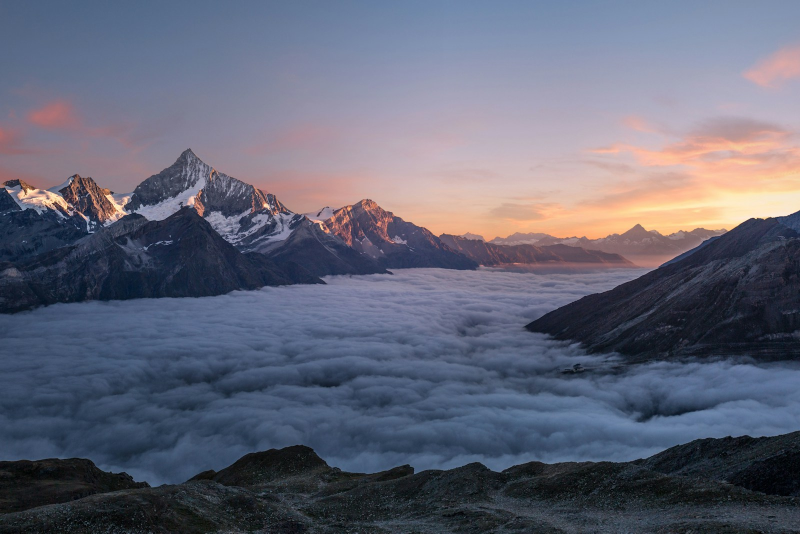
#> input picture assets/Images/mist-valley.jpg, 1600 x 1067 px (shown at 1/2 size)
$ python -i analyze.py   (imports and definitions only)
#> lines starting #> are read from the running program, lines starting #| are printed output that depends on the picture
"""
Local heuristic image analysis (no cloud AI).

Uses Pillow + numpy-free stats from pixel samples.
Estimates technical qualities and content tags with confidence scores.
Never permanently rejects — results are advisory for owner review.
"""
from __future__ import annotations

import logging
import math
import subprocess
import tempfile
from pathlib import Path
from typing import Any

log = logging.getLogger("photo_pipeline.analyze")

CONTENT_TAGS = (
    "sky",
    "water",
    "flowers",
    "mushrooms",
    "trees",
    "birds",
    "mammals",
    "macro",
    "landscape",
    "night",
    "weather",
    "trail",
    "river",
    "lake",
    "mountain",
    "people",
    "vehicles",
    "buildings",
    "dogs",
    "screenshots",
    "documents",
)

IMAGE_EXTS = {".jpg", ".jpeg", ".png", ".heif", ".hif", ".webp", ".tif", ".tiff"}
RAW_EXTS = {".arw", ".cr2", ".nef", ".dng", ".orf", ".rw2"}
VIDEO_EXTS = {".mov", ".mp4"}


def analyze_image(path: Path, metadata: dict | None = None) -> dict[str, Any]:
    """
    Analyze a still image (or RAW via embedded preview).
    Returns structured estimates with confidences and explanations.
    """
#> called with path = '../assets/Images/mist-valley.jpg'
    path = Path(path)
    metadata = metadata or {}
    ext = path.suffix.lower()

    result: dict[str, Any] = {
        "engine": "waypoint-local-heuristics-v1",
        "source": str(path),
        "analyzable": False,
        "technical": {},
        "composition": {},
        "content": {},
        "notes": [],
    }

    if ext in VIDEO_EXTS:
        result["notes"].append("Video file — still analysis skipped; review manually.")
        result["content"] = {t: {"score": 0.0, "confidence": 0.0} for t in CONTENT_TAGS}
        return result

    work = _openable_image_path(path, ext)
    if work is None:
        result["notes"].append(
            "Could not open image for analysis (RAW without preview or unsupported)."
        )
        result["content"] = {t: {"score": 0.0, "confidence": 0.0} for t in CONTENT_TAGS}
        return result

    try:
        from PIL import Image, ImageFilter, ImageStat

        with Image.open(work) as im:
#> im is the input picture: PIL image 1600x1067 RGB; mean R, G, B 99, 101.5, 118.3
            im = im.convert("RGB")
            # Downsample for speed
            max_side = 640
            w, h = im.size
#> w = 1600; h = 1067
            scale = min(1.0, max_side / max(w, h))
#> scale = 0.4
            if scale < 1.0:
                im = im.resize((max(1, int(w * scale)), max(1, int(h * scale))), Image.Resampling.BILINEAR)
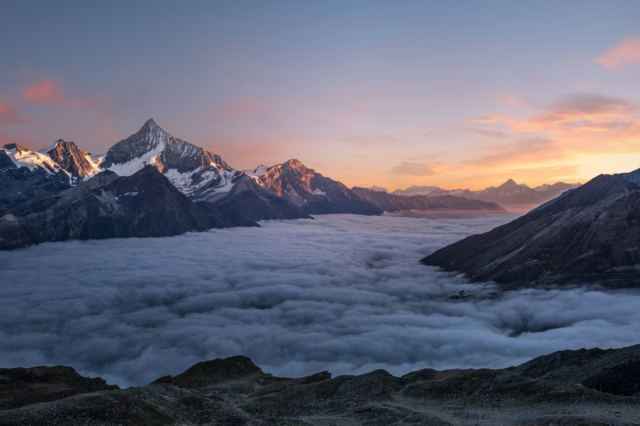
#> im: PIL image 640x426 RGB; mean R, G, B 99, 101.5, 118.3
            w, h = im.size
#> w = 640; h = 426
            pixels = list(im.getdata())
#> pixels = 272640 items
            n = len(pixels) or 1
#> n = 272640

            # Luminance / exposure
            luminances = [(0.299 * r + 0.587 * g + 0.114 * b) / 255.0 for r, g, b in pixels]
#> luminances = 272640 items
            mean_l = sum(luminances) / n
#> mean_l = 0.402
            var_l = sum((x - mean_l) ** 2 for x in luminances) / n
#> var_l = 0.0444
            std_l = math.sqrt(var_l)
#> std_l = 0.211

            # Exposure score: prefer mid-tones, penalize crush/clip
            dark = sum(1 for x in luminances if x < 0.05) / n
#> dark = 0.00619
            bright = sum(1 for x in luminances if x > 0.95) / n
#> bright = 0
            exposure_score = max(0.0, min(1.0, 1.0 - dark * 1.5 - bright * 1.5 - abs(mean_l - 0.45) * 0.8))
#> exposure_score = 0.953
            exposure_label = "balanced"
            if dark > 0.25:
                exposure_label = "underexposed"
            elif bright > 0.2:
                exposure_label = "overexposed"
            elif mean_l < 0.25:
                exposure_label = "dark"
            elif mean_l > 0.7:
                exposure_label = "bright"

            # Contrast from luminance std
            contrast_score = max(0.0, min(1.0, std_l / 0.28))
#> contrast_score = 0.753

            # Sharpness via Laplacian-ish (edge filter variance)
            edges = im.filter(ImageFilter.FIND_EDGES)
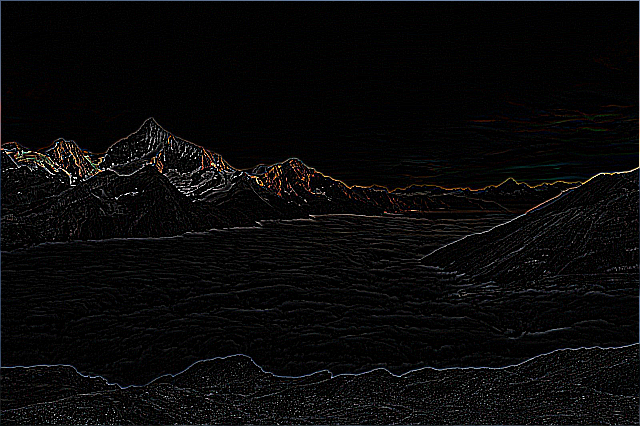
#> edges: PIL image 640x426 RGB; mean R, G, B 9.1, 8.8, 9.1
            edge_stat = ImageStat.Stat(edges)
            edge_mean = sum(edge_stat.mean) / 3.0
#> edge_mean = 8.98
            sharpness = max(0.0, min(1.0, edge_mean / 40.0))
#> sharpness = 0.224
            blur_score = 1.0 - sharpness
#> blur_score = 0.776

            # Noise proxy: high-frequency residual on small patch
            noise = _noise_estimate(im)
            noise_score = max(0.0, min(1.0, noise))

            result["technical"] = {
                "sharpness": {
                    "score": round(sharpness, 3),
                    "confidence": 0.65,
                    "explanation": f"Edge energy ≈ {edge_mean:.1f}; higher usually means sharper detail.",
                },
                "blur": {
                    "score": round(blur_score, 3),
                    "confidence": 0.65,
                    "explanation": "Inverse of sharpness estimate (motion/focus blur proxy).",
                },
                "noise": {
                    "score": round(noise_score, 3),
                    "confidence": 0.45,
                    "explanation": "Local pixel variation residual; elevated ISO often raises this.",
                },
                "exposure": {
                    "score": round(exposure_score, 3),
                    "confidence": 0.7,
                    "label": exposure_label,
                    "mean_luminance": round(mean_l, 3),
                    "clipped_dark_pct": round(dark * 100, 1),
                    "clipped_bright_pct": round(bright * 100, 1),
                    "explanation": f"Histogram suggests {exposure_label} (mean L={mean_l:.2f}).",
                },
                "contrast": {
                    "score": round(contrast_score, 3),
                    "confidence": 0.6,
                    "explanation": f"Luminance std={std_l:.3f}; mid-high contrast usually reads better on web.",
                },
            }

            # Composition heuristics
            third = _rule_of_thirds_interest(luminances, w, h)
            leading = _leading_lines_proxy(edges, w, h)
            subject = max(
                0.0,
                min(1.0, sharpness * 0.5 + third * 0.3 + (1 - noise_score) * 0.2),
            )

            result["composition"] = {
                "composition": {
                    "score": round(third, 3),
                    "confidence": 0.4,
                    "explanation": "Interest near thirds intersections (coarse proxy).",
                },
                "leading_lines": {
                    "score": round(leading, 3),
                    "confidence": 0.35,
                    "explanation": "Directional edge energy suggests line structure.",
                },
                "subject_isolation": {
                    "score": round(subject, 3),
                    "confidence": 0.35,
                    "explanation": "Blend of sharpness, thirds interest, and low noise.",
                },
            }

            # Content tags from color + EXIF cues (not ML classifiers)
            result["content"] = _content_tags(im, luminances, metadata, mean_l, sharpness, w, h)
            result["analyzable"] = True
            result["preview_used"] = str(work) != str(path)
            result["sample_size"] = {"width": w, "height": h}

    except Exception as exc:  # noqa: BLE001
        log.exception("Analysis failed for %s", path)
        result["notes"].append(f"Analysis error: {exc}")
        result["content"] = {t: {"score": 0.0, "confidence": 0.0} for t in CONTENT_TAGS}
    finally:
        if work and work != path and work.name.startswith("wp_preview_"):
            try:
                work.unlink(missing_ok=True)
            except OSError:
                pass

    return result


def _openable_image_path(path: Path, ext: str) -> Path | None:
    if ext in IMAGE_EXTS:
        return path
    if ext in RAW_EXTS:
        # Extract embedded JPEG via exiftool when available
        preview = _extract_raw_preview(path)
        return preview
    return None


def _extract_raw_preview(path: Path) -> Path | None:
    try:
        out = Path(tempfile.gettempdir()) / f"wp_preview_{path.stem}.jpg"
        for tag in ("PreviewImage", "JpgFromRaw", "ThumbnailImage"):
            proc = subprocess.run(
                ["exiftool", "-b", f"-{tag}", str(path)],
                check=False,
                capture_output=True,
                timeout=60,
            )
            if proc.returncode == 0 and proc.stdout and len(proc.stdout) > 1000:
                out.write_bytes(proc.stdout)
                return out
    except (OSError, subprocess.TimeoutExpired) as exc:
        log.debug("RAW preview extract failed: %s", exc)
    return None


def _noise_estimate(im) -> float:
    from PIL import Image, ImageFilter

    small = im.resize((128, 128), Image.Resampling.BILINEAR)
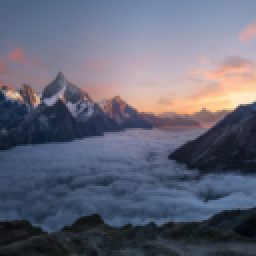
#> small: PIL image 128x128 RGB (shown 2 times larger); mean R, G, B 99, 101.5, 118.3
    blurred = small.filter(ImageFilter.GaussianBlur(radius=1.2))
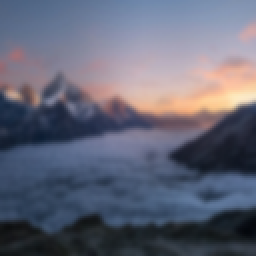
#> blurred: PIL image 128x128 RGB (shown 2 times larger); mean R, G, B 98.9, 101.5, 118.3
    a = list(small.getdata())
#> a = 16384 items, first 6: (76, 95, 125), (76, 95, 125), (77, 96, 126), (77, 96, 126), (77, 96, 128), (77, 97, 128)
    b = list(blurred.getdata())
#> b has the same summary as a
    n = len(a) or 1
#> n = 16384
    diff = sum(
        abs(a[i][0] - b[i][0]) + abs(a[i][1] - b[i][1]) + abs(a[i][2] - b[i][2])
        for i in range(n)
    ) / (n * 3 * 255)
#> diff = 0.0138
#> in analyze_image, `noise = _noise_estimate(im)`: noise = 0.111
    return min(1.0, diff * 8.0)


def _rule_of_thirds_interest(luminances: list[float], w: int, h: int) -> float:
#> called with w = 640, h = 426
    if w < 3 or h < 3:
        return 0.3
    # Sample 4 thirds intersections — local contrast around them
    xs = [w // 3, 2 * w // 3]
#> xs = [213, 426]
    ys = [h // 3, 2 * h // 3]
#> ys = [142, 284]
    scores = []
    for y in ys:
        for x in xs:
            idx = y * w + x
            if 0 <= idx < len(luminances):
                # neighborhood variance proxy: single pixel vs mean (weak) — use nearby
                neigh = []
                for dy in (-2, 0, 2):
                    for dx in (-2, 0, 2):
                        nx, ny = x + dx, y + dy
                        if 0 <= nx < w and 0 <= ny < h:
                            neigh.append(luminances[ny * w + nx])
                if neigh:
                    m = sum(neigh) / len(neigh)
                    v = sum((v - m) ** 2 for v in neigh) / len(neigh)
                    scores.append(min(1.0, math.sqrt(v) * 4))
#> after the loop, scores = [0.0127, 0.0105, 0.0623, 0.0784]; v = 0.000385
#> in analyze_image, `third = _rule_of_thirds_interest(luminances, w, h)`: third = 0.041
    return sum(scores) / len(scores) if scores else 0.3


def _leading_lines_proxy(edges_im, w: int, h: int) -> float:
#> called with w = 640, h = 426
    from PIL import ImageStat

    # Compare edge energy in center band vs edges — directional bias crude proxy
    stat = ImageStat.Stat(edges_im)
    mean = sum(stat.mean) / 3.0
#> mean = 8.98
#> in analyze_image, `leading = _leading_lines_proxy(edges, w, h)`: leading = 0.256
#> in analyze_image, `subject = max( 0.0, min(1.0, sharpness * 0.5 + third * 0.3 + (1 - nois..`: subject = 0.302
    return max(0.0, min(1.0, mean / 35.0))


def _content_tags(im, luminances, metadata: dict, mean_l: float, sharpness: float, w: int, h: int) -> dict:
#> called with mean_l = 0.402, sharpness = 0.224, w = 640, h = 426
    from PIL import ImageStat

    stat = ImageStat.Stat(im)
    r, g, b = stat.mean
#> r = 98.96; g = 101.5; b = 118.3
    # Hue proxies
    blue_dom = b > r * 1.15 and b > g * 1.05
#> blue_dom = True
    green_dom = g > r * 1.1 and g > b * 1.05
#> green_dom = False
    warm = r > g * 1.05 and r > b * 1.1
#> warm = False

    top = luminances[: max(1, (h // 3) * w)]
#> top = 90880 items
    top_mean = sum(top) / len(top) if top else mean_l
#> top_mean = 0.58
    bottom = luminances[-(h // 3) * w :] if h >= 3 else luminances
#> bottom = 90880 items
    bottom_mean = sum(bottom) / len(bottom) if bottom else mean_l
#> bottom_mean = 0.242

    aspect = w / max(h, 1)
#> aspect = 1.5
    landscape_aspect = aspect > 1.2
#> landscape_aspect = True

    tags: dict[str, dict[str, float | str]] = {}

    def put(name: str, score: float, conf: float, why: str) -> None:
        tags[name] = {
            "score": round(max(0.0, min(1.0, score)), 3),
            "confidence": round(conf, 3),
            "explanation": why,
        }

    put("sky", 0.75 if (blue_dom and top_mean > mean_l + 0.05) else (0.4 if blue_dom else 0.15), 0.4, "Blue dominance in upper third.")
    put("water", 0.55 if blue_dom and bottom_mean > 0.35 else 0.12, 0.3, "Blue + brighter lower third.")
    put("trees", 0.65 if green_dom else 0.2, 0.35, "Green channel dominance.")
    put("flowers", 0.5 if warm and sharpness > 0.4 else 0.1, 0.25, "Warm colors + relative sharpness.")
    put("mushrooms", 0.2 if warm and mean_l < 0.45 else 0.05, 0.15, "Weak warm/dark heuristic only.")
    put("birds", 0.15, 0.1, "No local bird detector — low default; review manually.")
    put("mammals", 0.12, 0.1, "No local mammal detector — low default.")
    put("dogs", 0.1, 0.1, "No local dog detector — low default.")
    put("macro", 0.55 if sharpness > 0.55 and not landscape_aspect else 0.2, 0.3, "High sharpness + non-wide aspect.")
    put("landscape", 0.7 if landscape_aspect and (blue_dom or green_dom) else 0.25, 0.45, "Wide aspect + nature color cues.")
    put("night", 0.8 if mean_l < 0.18 else 0.1, 0.55, "Very low mean luminance.")
    put("weather", 0.35 if mean_l > 0.55 and std_soft(luminances) < 0.15 else 0.15, 0.2, "Flat bright histogram may indicate overcast.")
    put("trail", 0.2, 0.1, "Not inferred from pixels alone.")
    put("river", 0.3 if blue_dom and landscape_aspect else 0.1, 0.2, "Water-like colors in landscape.")
    put("lake", 0.35 if blue_dom and bottom_mean > top_mean else 0.1, 0.2, "Blue mass toward bottom.")
    put("mountain", 0.25 if landscape_aspect and top_mean > bottom_mean else 0.1, 0.2, "Brighter upper frame in wide shots.")
    put("people", 0.15, 0.1, "No face model in V1 — privacy module may flag separately.")
    put("vehicles", 0.1, 0.1, "Not inferred.")
    put("buildings", 0.2 if not green_dom and std_soft(luminances) > 0.2 else 0.1, 0.15, "High contrast non-green scenes.")
    # Screenshots / documents from EXIF software or very sharp flat UI colors
    soft = str((metadata or {}).get("raw", {}).get("Software") or "")
    is_screen = any(x in soft.lower() for x in ("screenshot", "snipping", "grab"))
    put("screenshots", 0.9 if is_screen else 0.05, 0.7 if is_screen else 0.2, "Software tag or low default.")
    put("documents", 0.4 if mean_l > 0.75 and std_soft(luminances) < 0.12 else 0.05, 0.25, "Very bright low-contrast frame.")

    # Focal length cue for macro
    fl = metadata.get("focal_length") if metadata else None
    if isinstance(fl, (int, float)) and fl > 90 and sharpness > 0.5:
        tags["macro"]["score"] = round(min(1.0, float(tags["macro"]["score"]) + 0.15), 3)

    return tags


def std_soft(values: list[float]) -> float:
    if not values:
        return 0.0
    m = sum(values) / len(values)
#> m = 0.402
    return math.sqrt(sum((x - m) ** 2 for x in values) / len(values))

>>> result = analyze_image('../assets/Images/mist-valley.jpg')
#> result = 9 items
